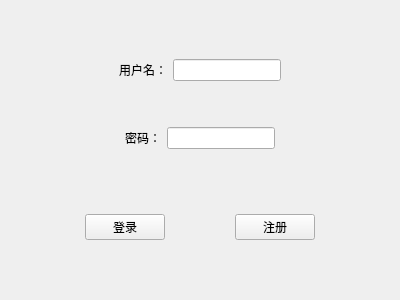
<?xml version="1.0" encoding="UTF-8"?>
<ui version="4.0">
 <class>MainWindow</class>
 <widget class="QMainWindow" name="MainWindow">
  <property name="geometry">
   <rect>
    <x>0</x>
    <y>0</y>
    <width>400</width>
    <height>300</height>
   </rect>
  </property>
  <property name="windowTitle">
   <string>登录窗口</string>
  </property>
  <widget class="QWidget" name="centralWidget">
   <layout class="QVBoxLayout" name="verticalLayout">
    <item>
     <spacer name="verticalSpacer">
      <property name="orientation">
       <enum>Qt::Vertical</enum>
      </property>
      <property name="sizeHint" stdset="0">
       <size>
        <width>20</width>
        <height>40</height>
       </size>
      </property>
     </spacer>
    </item>
    <item>
     <widget class="QWidget" name="widget" native="true">
      <property name="sizePolicy">
       <sizepolicy hsizetype="Preferred" vsizetype="Fixed">
        <horstretch>0</horstretch>
        <verstretch>0</verstretch>
       </sizepolicy>
      </property>
      <layout class="QHBoxLayout" name="horizontalLayout">
       <item>
        <spacer name="horizontalSpacer_4">
         <property name="orientation">
          <enum>Qt::Horizontal</enum>
         </property>
         <property name="sizeHint" stdset="0">
          <size>
           <width>40</width>
           <height>20</height>
          </size>
         </property>
        </spacer>
       </item>
       <item>
        <widget class="QLabel" name="label">
         <property name="text">
          <string>用户名：</string>
         </property>
        </widget>
       </item>
       <item>
        <widget class="QLineEdit" name="lineEdit"/>
       </item>
       <item>
        <spacer name="horizontalSpacer_5">
         <property name="orientation">
          <enum>Qt::Horizontal</enum>
         </property>
         <property name="sizeHint" stdset="0">
          <size>
           <width>40</width>
           <height>20</height>
          </size>
         </property>
        </spacer>
       </item>
      </layout>
      <zorder>lineEdit</zorder>
      <zorder>label</zorder>
      <zorder>horizontalSpacer_4</zorder>
      <zorder>horizontalSpacer_5</zorder>
     </widget>
    </item>
    <item>
     <spacer name="verticalSpacer_3">
      <property name="orientation">
       <enum>Qt::Vertical</enum>
      </property>
      <property name="sizeHint" stdset="0">
       <size>
        <width>20</width>
        <height>20</height>
       </size>
      </property>
     </spacer>
    </item>
    <item>
     <widget class="QWidget" name="widget_2" native="true">
      <property name="sizePolicy">
       <sizepolicy hsizetype="Preferred" vsizetype="Fixed">
        <horstretch>0</horstretch>
        <verstretch>0</verstretch>
       </sizepolicy>
      </property>
      <layout class="QHBoxLayout" name="horizontalLayout_2">
       <item>
        <spacer name="horizontalSpacer_6">
         <property name="orientation">
          <enum>Qt::Horizontal</enum>
         </property>
         <property name="sizeHint" stdset="0">
          <size>
           <width>40</width>
           <height>20</height>
          </size>
         </property>
        </spacer>
       </item>
       <item>
        <widget class="QLabel" name="label_2">
         <property name="text">
          <string>密码：</string>
         </property>
        </widget>
       </item>
       <item>
        <widget class="QLineEdit" name="lineEdit_2">
         <property name="echoMode">
          <enum>QLineEdit::PasswordEchoOnEdit</enum>
         </property>
        </widget>
       </item>
       <item>
        <spacer name="horizontalSpacer_7">
         <property name="orientation">
          <enum>Qt::Horizontal</enum>
         </property>
         <property name="sizeHint" stdset="0">
          <size>
           <width>40</width>
           <height>20</height>
          </size>
         </property>
        </spacer>
       </item>
      </layout>
     </widget>
    </item>
    <item>
     <spacer name="verticalSpacer_4">
      <property name="orientation">
       <enum>Qt::Vertical</enum>
      </property>
      <property name="sizeHint" stdset="0">
       <size>
        <width>20</width>
        <height>40</height>
       </size>
      </property>
     </spacer>
    </item>
    <item>
     <widget class="QWidget" name="widget_3" native="true">
      <property name="sizePolicy">
       <sizepolicy hsizetype="Preferred" vsizetype="Fixed">
        <horstretch>0</horstretch>
        <verstretch>0</verstretch>
       </sizepolicy>
      </property>
      <layout class="QHBoxLayout" name="horizontalLayout_3">
       <item>
        <spacer name="horizontalSpacer">
         <property name="orientation">
          <enum>Qt::Horizontal</enum>
         </property>
         <property name="sizeHint" stdset="0">
          <size>
           <width>40</width>
           <height>20</height>
          </size>
         </property>
        </spacer>
       </item>
       <item>
        <widget class="QPushButton" name="pushButton">
         <property name="text">
          <string>登录</string>
         </property>
        </widget>
       </item>
       <item>
        <spacer name="horizontalSpacer_3">
         <property name="orientation">
          <enum>Qt::Horizontal</enum>
         </property>
         <property name="sizeHint" stdset="0">
          <size>
           <width>40</width>
           <height>20</height>
          </size>
         </property>
        </spacer>
       </item>
       <item>
        <widget class="QPushButton" name="pushButton_2">
         <property name="text">
          <string>注册</string>
         </property>
        </widget>
       </item>
       <item>
        <spacer name="horizontalSpacer_2">
         <property name="orientation">
          <enum>Qt::Horizontal</enum>
         </property>
         <property name="sizeHint" stdset="0">
          <size>
           <width>40</width>
           <height>20</height>
          </size>
         </property>
        </spacer>
       </item>
      </layout>
     </widget>
    </item>
    <item>
     <spacer name="verticalSpacer_2">
      <property name="orientation">
       <enum>Qt::Vertical</enum>
      </property>
      <property name="sizeHint" stdset="0">
       <size>
        <width>20</width>
        <height>40</height>
       </size>
      </property>
     </spacer>
    </item>
   </layout>
   <zorder>widget</zorder>
   <zorder>label</zorder>
   <zorder>widget_2</zorder>
   <zorder>widget_3</zorder>
   <zorder>lineEdit</zorder>
   <zorder>verticalSpacer</zorder>
   <zorder>verticalSpacer_2</zorder>
   <zorder>verticalSpacer_3</zorder>
   <zorder>verticalSpacer_4</zorder>
  </widget>
 </widget>
 <layoutdefault spacing="6" margin="11"/>
 <resources/>
 <connections/>
</ui>
